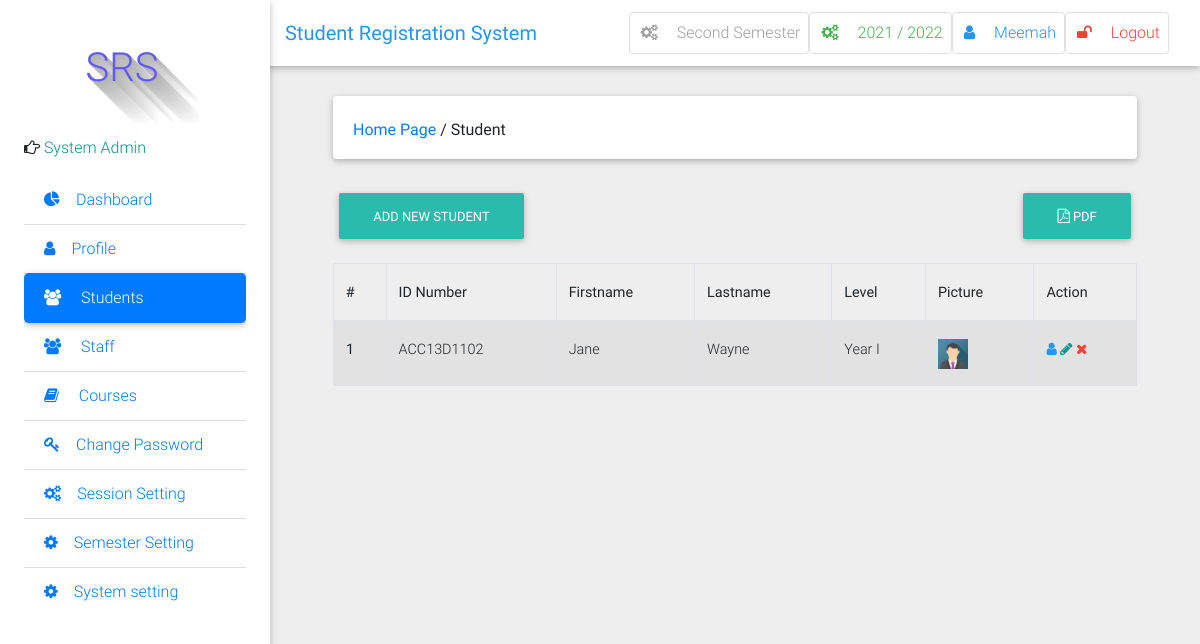
Page /students/ (signed in) on the committed database.
### result/models.py (models this page shows, shortened)
class Semester(models.Model):
    semester = models.CharField(max_length=10, choices=SEMESTER, blank=True)
    is_current_semester = models.BooleanField(default=False, blank=True, null=True)
    session = models.ForeignKey(Session, on_delete=models.CASCADE, blank=True, null=True)
    next_semester_begins = models.DateField(null=True, blank=True)
    def __str__(self):
        return self.semester

class Session(models.Model):
    session = models.CharField(max_length=200, unique=True)
    is_current_session = models.BooleanField(default=False, blank=True, null=True)
    next_session_begins = models.DateField(blank=True, null=True)
    def __str__(self):
        return self.session

class User(AbstractUser):
    is_student = models.BooleanField(default=False)
    is_lecturer = models.BooleanField(default=False)
    phone = models.CharField(max_length=60, blank=True, null=True)
    address = models.CharField(max_length=60, blank=True, null=True)
    picture = models.ImageField(upload_to="pictures/", blank=True, null=True)
    email = models.EmailField(blank=True, null=True)
    username_validator = ASCIIUsernameValidator()
    def get_picture(self):
        no_picture = settings.STATIC_URL + 'img/img_avatar.png'
        try:
            return self.picture.url
        except:
            return no_picture

class Student(models.Model):
	user = models.OneToOneField(User, on_delete=models.CASCADE)
	id_number = models.CharField(max_length=20, unique=True)
	level = models.CharField(choices=LEVEL, max_length=10)

### result/views.py (the view)
# urls.py: path('students/', views.student_list, name="student_list"),
@login_required
@lecturer_required
def student_list(request):
    students = Student.objects.all()
    user_type = "Student"
    context = {
        "students": students,
        "user_type": user_type,
        }
    return render(request, 'students/student_list.html', context)

### result/context_processors.py (called while the page is built)
def session_processor(request):
    current_session = Session.objects.get(is_current_session=True)
    return {"current_session": current_session}

def semester_processor(request):
    current_semester = Semester.objects.get(is_current_semester=True)
    return {"current_semester": current_semester}

### result/templates/students/student_list.html (shortened to what this page needs)
{% extends 'base.html' %}
{% block side_bar %}
    {% include 'partial_active_element.html' with active='students' %}
{% endblock %}
{% block content %}
	<div class="container-fluid mt-5">
            <div class="card mb-4 wow fadeIn">
                <div class="card-body d-sm-flex justify-content-between">
                    <h6 class="mb-2 mb-sm-0 pt-1">
                        <a href="/">Home Page</a>
                        <span>/</span>
                        <span>{{ user_type }}</span>
                    </h6>
                </div>
            </div>
            {% if request.user.is_superuser %}
            <h6 class="mb-2 mb-sm-0 pt-1">
            <a href="{% url 'add_new_student' %}" class="btn btn-default btn-rounded mb-4">
               Add New {{ user_type }}
            </a>
            <a class="pull-right btn btn-default btn-rounded mb-3" href="" class="btn btn-default btn-rounded mb-4">
               <i class="fa fa-file-pdf-o" aria-hidden="true"></i> PDF
            </a>
            </h6>
            {% endif %}
  <div class="table-wrapper-scroll-y">
  <table class="table table-bordered table-striped">
                     <thead>
                        <tr>
                          <th scope="col">#</th>
                          <th scope="col">ID Number</th>
                          <th scope="col">Firstname</th>
                          <th scope="col">Lastname</th>
                          <th scope="col">Level</th>
                          <th scope="col">Picture</th>
                          {% if request.user.is_superuser %}
                          <th scope="col">Action</th>
                          {% endif %}
                        </tr>
                    </thead>
                {% for student in students %}
                    <tbody>
                        <tr>
                          <th scope="row">{{ forloop.counter }}</th>
                          <td>{{ student.id_number }}</td>
                          <td>{{ student.user.first_name }}</td>
                          <td>{{ student.user.last_name }}</td>
                          <td>{{ student.level }}</td>
                          <td><img width="30" src="{{ student.user.get_picture }}" alt="{{ staff.username }}'s image"></td>
                          {% if request.user.is_superuser %}
                          <td>
                            <a data-toggle="tooltip" title="View" class="blue-text"><i class="fa fa-user"></i></a>
                            <a data-toggle="tooltip" title="Edit" href="{% url 'edit_student' pk=student.pk %}" title="edit" class="teal-text"><i class="fa fa-pencil"></i></a>
                            <a data-toggle="tooltip" title="Delete" href="{% url 'delete_student' pk=student.pk %}" class="red-text"><i class="fa fa-times"></i></a>
                          </td>
                          {% endif %}
                        </tr>
                {% endfor %}
                 </table>
            </div>
        </div>
        <br>
{% endblock %}

### result/templates/base.html (shortened to what this page needs)
{% load static %}
<!DOCTYPE html>
<html lang="en">
  <head>
    <link
      rel="stylesheet"
      href="https://maxcdn.bootstrapcdn.com/font-awesome/4.7.0/css/font-awesome.min.css"
    />
    <link href="{% static 'css/bootstrap.min.css' %}" rel="stylesheet" />
    <link href="{% static 'css/mdb.min.css' %}" rel="stylesheet" />
    <link href="{% static 'css/style.css' %}" rel="stylesheet" />
  </head>
  <body class="grey lighten-3">
    <header>
      <nav
        class="navbar fixed-top navbar-expand-lg navbar-light white scrolling-navbar"
      >
        <div class="container-fluid">
          <a class="navbar-brand waves-effect" href="/">
            <strong class="blue-text">Student Registration System </strong>
          </a>
          <div class="collapse navbar-collapse" id="navbarSupportedContent">
            <ul class="navbar-nav nav-flex-icons">
              <li class="nav-item">
                <a
                  href="{% if request.user.is_superuser %}{% url 'manage_semester' %}{% else %}#{% endif %}"
                  class="nav-link border border-light grey-text rounded waves-effect"
                >
                  <i class="fa fa-cogs mr-3"></i>{{ current_semester }} Semester
                </a>
              </li>
              <li class="nav-item">
                <a
                  href="{% if request.user.is_superuser %}{% url 'manage_session' %}{% else %}#{% endif %}"
                  class="nav-link border border-light green-text rounded waves-effect"
                >
                  <i class="fa fa-cogs mr-3"></i>{{ current_session }}
                </a>
              </li>
              <li class="nav-item">
                <a
                  href="{% url 'profile' %}"
                  class="nav-link border border-light rounded waves-effect blue-text"
                >
                  <i class="fa fa-user mr-3"></i>{{ user|capfirst }}
                </a>
              </li>
              <li class="nav-item">
                <a
                  href="/accounts/logout/"
                  class="nav-link border border-light rounded waves-effect red-text"
                >
                  <i class="fa fa-unlock mr-3"></i>Logout
                </a>
              </li>
            </ul>
          </div>
        </div>
      </nav>
      <div class="sidebar-fixed position-fixed">
        <p style="margin-left: 30px" id="icon" class="logo">SRS</p>
        {% if request.user.is_lecturer %}
        <p>
          <i class="fa fa-hand-o-right" aria-hidden="true"></i>
          <span class="teal-text text-center"> Course Lecturer</span>
        </p>
        {% elif request.user.is_student %}
        <p>
          <i class="fa fa-hand-o-right" aria-hidden="true"></i>
          <span class="teal-text text-center"> Student</span>
        </p>
        {% else %}
        <p>
          <i class="fa fa-hand-o-right" aria-hidden="true"></i>
          <span class="teal-text text-center"> System Admin</span>
        </p>
        {% endif %}
        <div class="dashboard">
          {% block side_bar %} {% include 'partial_active_element.html' with active='Dashboard' %} {% endblock side_bar %}
        </div>
      </div>
    </header>
    <main class="pt-5 mx-lg-5">{% block content%} {% endblock %}</main>
    <footer>
      <a
        href="https://seal.beyondsecurity.com/vulnerability-scanner-verification/admi.vginfotec.xyz"
        ><img
      /></a>
    </footer>
  </body>
</html>

### result/static/css/style.css (style rules this page uses)
.sidebar-fixed { height: 100vh; width: 270px; -webkit-box-shadow: 0 2px 5px 0 rgba(0, 0, 0, 0.16), 0 2px 10px 0 rgba(0, 0, 0, 0.12); box-shadow: 0 2px 5px 0 rgba(0, 0, 0, 0.16), 0 2px 10px 0 rgba(0, 0, 0, 0.12); z-index: 1050; background-color: #fff; padding: 1.5rem; padding-top: 0; }
@media (min-width: 1200px) { .navbar, .page-footer, main { padding-left: 270px; } }
.logo { text-shadow: rgb(179, 179, 179) 0px 0px 0px, rgb(180, 180, 180) 1px 1px 0px, rgb(182, 182, 182) 2px 2px 0px, rgb(184, 184, 184) 3px 3px 0px, rgb(185, 185, 185) 4px 4px 0px, rgb(187, 187, 187) 5px 5px 0px, rgb(189, 189, 189) 6px 6px 0px, rgb(190, 190, 190) 7px 7px 0px, rgb(192, 192, 192) 8px 8px 0px, rgb(194, 194, 194) 9px 9px 0px, rgb(195, 195, 195) 10px 10px 0px, rgb(197, 197, 197) 11px 11px 0px, rgb(199, 199, 199) 12px 12px 0px, rgb(201, 201, 201) 13px 13px 0px, rgb(202, 202, 202) 14px 14px 0px, rgb(204, 204, 204) 15px 15px 0px, rgb(206, 206, 206) 16px 16px 0px, rgb(207, 207, 207) 17px 17px 0px, rgb(209, 209, 209) 18px 18px 0px, rgb(211, 211, 211) 19px 19px 0px, rgb(212, 212, 212) 20px 20px 0px, rgb(214, 214, 214) 21px 21px 0px, rgb(216, 216, 216) 22px 22px 0px, rgb(218, 218, 218) 23px 23px 0px, rgb(219, 219, 219) 24px 24px 0px, rgb(221, 221, 221) 25px 25px 0px, rgb(223, 223, 223) 26px 26px 0px, rgb(224, 224, 224) 27px 27px 0px, rgb(226, 226, 226) 28px 28px 0px, rgb(228, 228, 228) 29px 29px 0px, rgb(230, 230, 230) 30px 30px 0px, rgb(231, 231, 231) 31px 31px 0px, rgb(233, 233, 233) 32px 32px 0px, rgb(235, 235, 235) 33px 33px 0px, rgb(236, 236, 236) 34px 34px 0px, rgb(238, 238, 238) 35px 35px 0px, rgb(240, 240, 240) 36px 36px 0px, rgb(241, 241, 241) 37px 37px 0px, rgb(243, 243, 243) 38px 38px 0px, rgb(245, 245, 245) 39px 39px 0px, rgb(247, 247, 247) 40px 40px 0px, rgb(248, 248, 248) 41px 41px 0px, rgb(250, 250, 250) 42px 42px 0px, rgb(252, 252, 252) 43px 43px 0px, rgb(253, 253, 253) 44px 44px 0px; font-size: 40px; color: rgb(95, 89, 255); height: 120px; width: 136px; line-height: 136px; border-radius: ; text-align: center; background-color: rgb(255, 255, 255); }

### result/templates/base.html (style rules this page uses)
.dashboard { display: block; max-height: 500px; overflow-y: auto; -ms-overflow-style: -ms-autohiding-scrollbar; }

### result/templates/students/student_list.html (style rules this page uses)
.table-wrapper-scroll-y { display: block; max-height: 350px; overflow-y: auto; -ms-overflow-style: -ms-autohiding-scrollbar; }

### rows in the picture
Semester: semester "Second"
Session: session "2021 / 2022"
User: username "Meemah"
Student: id_number "ACC13D1102", user.first_name "Jane", user.last_name "Wayne", level "Year I"

### other values in the picture
{{ user_type }} "Student"
{{ user_type }} "STUDENT"
